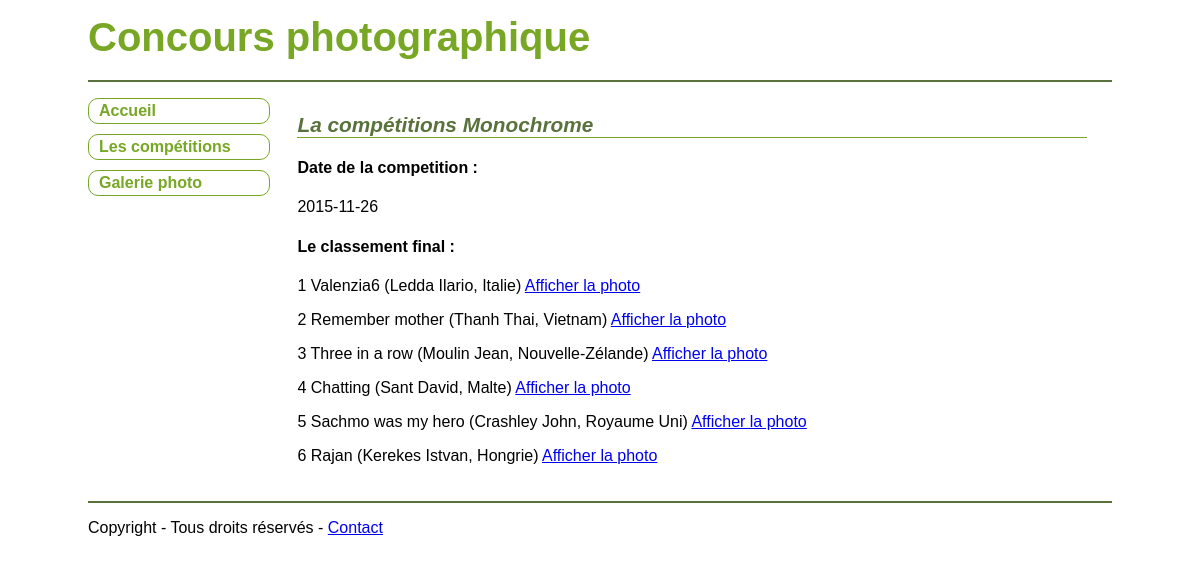
The page /index.php/C_competitions/detail/2 on the database its author committed.
### tables this page shows
CREATE TABLE `competition` (
  `ID` int(11) NOT NULL,
  `Nom` varchar(255) NOT NULL,
  `DossierStockage` varchar(255) DEFAULT NULL,
  `Date` date DEFAULT NULL
);

CREATE TABLE `photo` (
  `ID` int(11) NOT NULL,
  `competitionID` int(11) NOT NULL,
  `concurrentID` int(11) NOT NULL,
  `Titre` varchar(255) DEFAULT NULL,
  `NomFichier` varchar(255) NOT NULL,
  `OrdreProjection` int(10) DEFAULT NULL,
  `Total` float DEFAULT NULL,
  `Classement` int(10) DEFAULT NULL
);

CREATE TABLE `concurrent` (
  `ID` int(11) NOT NULL,
  `Nom` varchar(255) NOT NULL,
  `Prenom` varchar(255) DEFAULT NULL,
  `Pays` varchar(255) DEFAULT NULL
);

### application/controllers/C_competitions.php (called while the page is built, shortened)
<?php
class C_competitions extends CI_Controller {
    private $data;
    public function __construct() {
        $this->load->helper("url");
        $this->load->model("M_competitions");
    }
    public function detail() {
        $param = $this->uri->segment("3");
        if (isset($param)) {
            $this->load->model("M_photo");
            $this->load->model("M_competitions");
            $this->data["title"] = "La liste des compétitions";
            $this->data["competition"] = $this->M_competitions->select_detail_by_id($param)[0];
            $this->data["photos"] = $this->M_photo->select_photos_by_id_compet($param);
            $page["contenu"] = $this->load->view('competitions/V_detail_competition.php', $this->data, true);
            $this->load->view("commun/V_template.php", $page);
        } else {
            $this->index();
        }
    }
}

### index.php (called while the page is built, shortened)
<?php
require_once BASEPATH.'core/CodeIgniter.php';

### application/models/M_competitions.php (called while the page is built, shortened)
<?php
class M_competitions extends CI_Model {
    public function select_detail_by_id($id) {
        $query = $this->db->select("*")
                ->from("competition")
                ->where("ID", $id)
                ->get();
        $resultats = $query->result_array();
        return $resultats;
    }
}

### application/models/M_photo.php (called while the page is built, shortened)
<?php
class M_photo extends CI_Model {
    public function select_photos_by_id_compet($id) {
        $query = $this->db->select("photo.ID, photo.competitionID, photo.concurrentID, photo.Titre, photo.NomFichier, photo.OrdreProjection, photo.Total, photo.Classement, concurrent.Nom, concurrent.Prenom, concurrent.Pays")
                ->from("photo,concurrent")
                ->where("photo.concurrentID = concurrent.ID")
                ->where("photo.competitionID", $id)
                ->order_by("photo.Classement")
                ->get();
        $resultats = $query->result_array();
        return $resultats;
    }
}

### application/views/competitions/V_detail_competition.php (the view, shortened to what this page needs)
<article>
    <h1>La compétitions <?php echo $competition["Nom"]; ?></h1>
    <h4>Date de la competition :</h4><?php echo $competition["Date"]; ?>
    <h4>Le classement final :</h4>
    <?php foreach($photos as $photo){
        ?>
    <p>
        <?php echo $photo["Classement"]." ".$photo["Titre"]." (".$photo["Nom"]." ".$photo["Prenom"].", ".$photo["Pays"].") "; ?><a href="<?php echo site_url("C_photo/detail/".$photo["ID"]);?>">Afficher la photo</a>
    </p>
            <?php
    } ?>
</article>

### assets/css/styles.css (style rules this page uses)
body { font-family: Arial, Verdana, sans-serif; font-size: 1em; color: black; background-color: white; margin: 0px; padding: 0px; }
article { padding: 10px 5px 10px 5px; clear: both; margin-bottom: 10px; }
article h1 { color: rgb(89,114,60); font-size: 1.3em; font-style: italic; border-bottom: 1px solid rgb(119,167,36); }
p { text-align: justify; }

### rows shown on the page
competition: Nom "Monochrome", Date "2015-11-26"
photo: Classement "1", Titre "Valenzia6", concurrentID.Nom "Ledda", concurrentID.Prenom "Ilario", concurrentID.Pays "Italie"
photo: Classement "2", Titre "Remember mother", concurrentID.Nom "Thanh", concurrentID.Prenom "Thai", concurrentID.Pays "Vietnam"
photo: Classement "3", Titre "Three in a row", concurrentID.Nom "Moulin", concurrentID.Prenom "Jean", concurrentID.Pays "Nouvelle-Zélande"
photo: Classement "4", Titre "Chatting", concurrentID.Nom "Sant", concurrentID.Prenom "David", concurrentID.Pays "Malte"
photo: Classement "5", Titre "Sachmo was my hero", concurrentID.Nom "Crashley", concurrentID.Prenom "John", concurrentID.Pays "Royaume Uni"
photo: Classement "6", Titre "Rajan", concurrentID.Nom "Kerekes", concurrentID.Prenom "Istvan", concurrentID.Pays "Hongrie"
